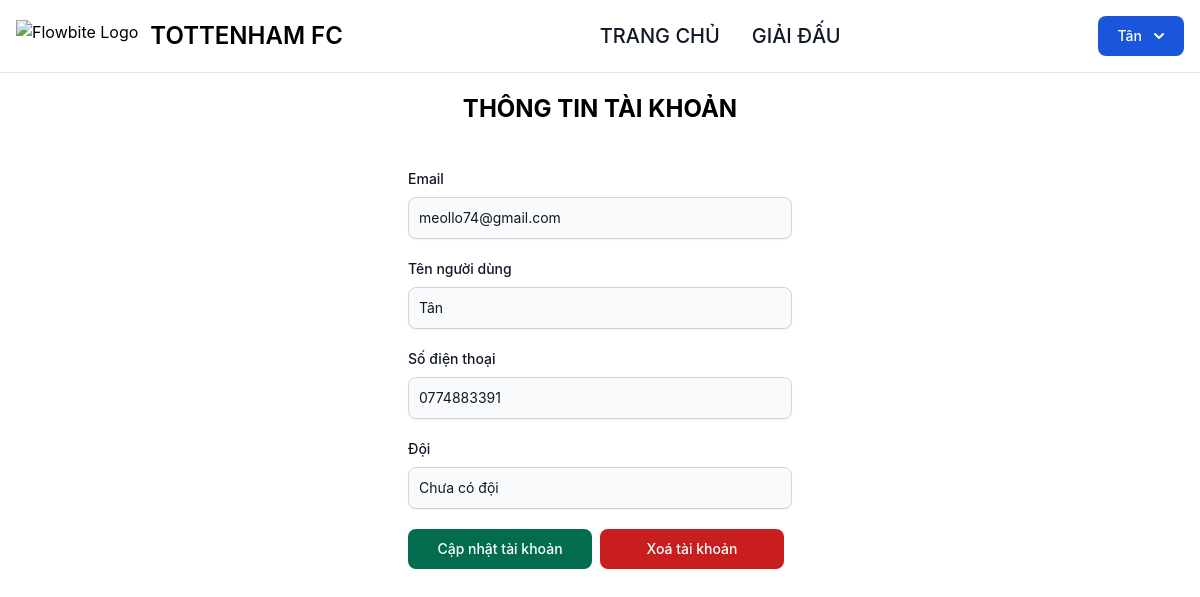
The page /user/info.php (signed in) on the database as committed earlier.
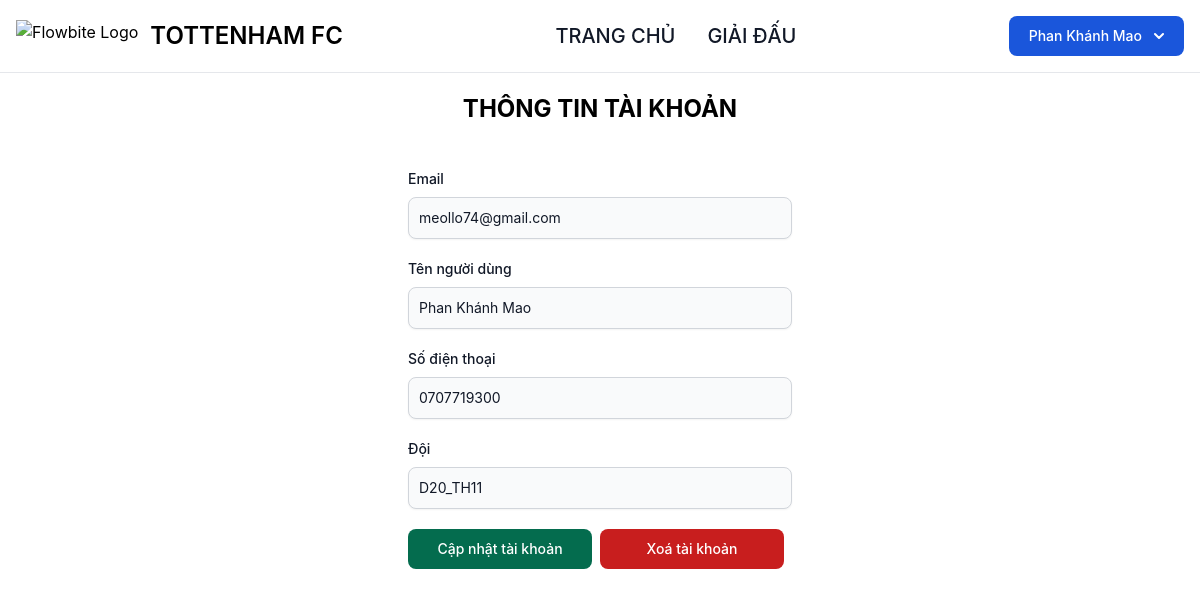
The same page on the database as committed later.
### tables this page shows
CREATE TABLE IF NOT EXISTS `customer` (
  `id` int(11) NOT NULL AUTO_INCREMENT,
  `name` varchar(255) NOT NULL,
  `phone` varchar(15) NOT NULL,
  `team_id` int(11) DEFAULT NULL,
  `user_id` int(11) DEFAULT NULL,
  PRIMARY KEY (`id`),
  KEY `customer_team_id_fk` (`team_id`),
  KEY `customer_user_id_fk` (`user_id`)
);

CREATE TABLE IF NOT EXISTS `user` (
  `id` int(11) NOT NULL AUTO_INCREMENT,
  `deleted` tinyint(1) DEFAULT '0',
  `email` varchar(255) NOT NULL,
  `password` varchar(255) NOT NULL,
  `role_id` int(11) NOT NULL,
  PRIMARY KEY (`id`),
  KEY `user_role_id_fk` (`role_id`)
);

CREATE TABLE IF NOT EXISTS `team` (
  `id` int(11) NOT NULL AUTO_INCREMENT,
  `name` varchar(255) NOT NULL,
  `deleted` tinyint(1) NOT NULL DEFAULT '0',
  `info_team` varchar(255) DEFAULT NULL,
  `group` char(1) DEFAULT NULL,
  `isWinner` int(11) NOT NULL DEFAULT '0',
  `point` int(11) DEFAULT '0',
  `tournament_id` int(11) DEFAULT NULL,
  PRIMARY KEY (`id`),
  KEY `team_tournament_id_fk` (`tournament_id`)
);

### Classes/Db.class.php (called while the page is built, shortened)
<?php
class Db
{
	private $dbh = null;
	public function __construct()
	{
		$driver = "mysql:host=" . HOST . "; dbname=" . DB_NAME;
		try {
			$this->dbh = new PDO($driver, DB_USER, DB_PASS);
			$this->dbh->query("set names 'utf8' ");
		} catch (PDOException $e) {
			echo 'có lỗi xảy ra';
			exit();
		}
	}
	public function __destruct()
	{
		$this->dbh = null;
	}
	private function query($sql, $arr = array(), $mode = PDO::FETCH_ASSOC)
	{
		$stm = $this->dbh->prepare($sql);
		if (!$stm->execute($arr)) {
			echo "Sql lỗi.";
			exit;
		}
		return $stm->fetchAll($mode);
	}
	public function select($sql,  $arr = array(), $mode = PDO::FETCH_ASSOC)
	{
		return $this->query($sql, $arr, $mode);
	}
}

### Classes/User.class.php (called while the page is built, shortened)
<?php
class User extends DB
{
    public function getInfoUserById($id, $email){
        $query = "SELECT user.id, user.deleted, user.email, customer.name as cus_name,phone,team_id FROM user
        JOIN customer ON user.id = customer.user_id
         WHERE customer.id = :id and user.email = :email";
        $params = array(":id" => $id, ":email" => $email);
        $result = $this->select($query, $params);
        if($result){
            return $result[0];
        }else{
            echo '<p class="text-lg font-bold text-red-500">Không tìm thấy thông tin người dùng</p>';
        }
    }
    public function getTeamById($id){
        $query = "SELECT * FROM team WHERE id = :id";
        $params = array(":id" => $id);
        $result = $this->select($query, $params);
        if($result){
            return $result[0];
        }else{
            false;
        }
    }
}

### user/info.php (the view, shortened to what the changed rows need)
<!DOCTYPE html>
<html lang="en">
<head>
    <link rel="stylesheet" href="../css//output.css">
    <link href="https://cdnjs.cloudflare.com/ajax/libs/flowbite/2.3.0/flowbite.min.css" rel="stylesheet" />
</head>
<body>
    <?php require_once("../include/header.php") ?>
    <div class="main mt-5">
        <?php
        $id = $_SESSION['cus_id'];
        $email = $_SESSION['email'];
        $user = new User;
        $info = $user->getInfoUserById($id, $email);
        $team_id = $info['team_id'];
        $team = $user->getTeamById($team_id);
        ?>
        <div class=" py-6 mt-5">
            <form action="info.php" method="POST" class="max-w-sm mx-auto">
                <div class="mb-5">
                    <label for="email" class="block mb-2 text-sm font-medium text-gray-900 dark:text-white">Email</label>
                    <input type="email" id="email" name="email" aria-label="disabled input" value="<?php echo $info['email']; ?>" class="shadow-sm bg-gray-50 border border-gray-300 text-gray-900 text-sm rounded-lg focus:ring-blue-500 focus:border-blue-500 block w-full p-2.5 dark:bg-gray-700 dark:border-gray-600 dark:placeholder-gray-400 dark:text-white dark:focus:ring-blue-500 dark:focus:border-blue-500 dark:shadow-sm-light" disabled />
                </div>
                <div class="mb-5">
                    <label for="fname" class="block mb-2 text-sm font-medium text-gray-900 dark:text-white">Tên người dùng</label>
                    <input type="text" id="fname" name="fname" value="<?php echo $info['cus_name']; ?>" class="shadow-sm bg-gray-50 border border-gray-300 text-gray-900 text-sm rounded-lg focus:ring-blue-500 focus:border-blue-500 block w-full p-2.5 dark:bg-gray-700 dark:border-gray-600 dark:placeholder-gray-400 dark:text-white dark:focus:ring-blue-500 dark:focus:border-blue-500 dark:shadow-sm-light" required />
                </div>
                <div class="mb-5">
                    <label for="phone" class="block mb-2 text-sm font-medium text-gray-900 dark:text-white">Số điện thoại</label>
                    <input type="text" max="10" id="phone" name="phone" value="<?php echo $info['phone']; ?>" class="shadow-sm bg-gray-50 border border-gray-300 text-gray-900 text-sm rounded-lg focus:ring-blue-500 focus:border-blue-500 block w-full p-2.5 dark:bg-gray-700 dark:border-gray-600 dark:placeholder-gray-400 dark:text-white dark:focus:ring-blue-500 dark:focus:border-blue-500 dark:shadow-sm-light" required />
                </div>
                <div class="mb-5">
                    <label for="team" class="block mb-2 text-sm font-medium text-gray-900 dark:text-white">Đội</label>
                    <input type="text" id="team" name="team" aria-label="disabled input" value="<?php echo $team['name'] ?? 'Chưa có đội'; ?>" class="shadow-sm bg-gray-50 border border-gray-300 text-gray-900 text-sm rounded-lg focus:ring-blue-500 focus:border-blue-500 block w-full p-2.5 dark:bg-gray-700 dark:border-gray-600 dark:placeholder-gray-400 dark:text-white dark:focus:ring-blue-500 dark:focus:border-blue-500 dark:shadow-sm-light" disabled />
                </div>
            </form>
        </div>
    </div>
</body>
</html>

### include/header.php (shortened to what the changed rows need)
<nav class="bg-white dark:bg-gray-900 sticky w-full z-20 top-0 start-0 border-b border-gray-200 dark:border-gray-600">
    <div class="max-w-screen-xl flex flex-wrap items-center justify-between mx-auto p-4">
        <div class="flex md:order-2 space-x-3 md:space-x-0 rtl:space-x-reverse">
            <?php
            $db = new Db();
            if (empty($_SESSION['email'])) {
            ?>
                <button type="button" onClick="handleLogin()" class="text-gray-900 bg-white border border-gray-300 focus:outline-none hover:bg-gray-100 focus:ring-4 focus:ring-gray-100 font-medium rounded-lg text-sm px-5 py-2.5 me-2 mb-2 dark:bg-gray-800 dark:text-white dark:border-gray-600 dark:hover:bg-gray-700 dark:hover:border-gray-600 dark:focus:ring-gray-700">
                    Đăng nhập
                </button>
                <button data-collapse-toggle="navbar-sticky" type="button" class="inline-flex items-center p-2 w-10 h-10 justify-center text-sm text-gray-500 rounded-lg md:hidden hover:bg-gray-100 focus:outline-none focus:ring-2 focus:ring-gray-200 dark:text-gray-400 dark:hover:bg-gray-700 dark:focus:ring-gray-600" aria-controls="navbar-sticky" aria-expanded="false">
                    <span class="sr-only">Open main menu</span>
                    <svg class="w-5 h-5" aria-hidden="true" xmlns="http://www.w3.org/2000/svg" fill="none" viewBox="0 0 17 14">
                        <path stroke="currentColor" stroke-linecap="round" stroke-linejoin="round" stroke-width="2" d="M1 1h15M1 7h15M1 13h15" />
                    </svg>
                </button>
            <?php } else {
                $sql = "SELECT * from user JOIN customer ON user.id = customer.user_id where email = :email";
                $arr = array(':email' => $_SESSION['email']);
                $users = $db->select($sql, $arr);
                if($users > 0 ){
                    $user = $users[0];
            ?>
                <button id="dropdownHoverButton" data-dropdown-toggle="dropdownHover" data-dropdown-trigger="hover" class="text-white bg-blue-700 hover:bg-blue-800 focus:ring-4 focus:outline-none focus:ring-blue-300 font-medium rounded-lg text-sm px-5 py-2.5 text-center inline-flex items-center dark:bg-blue-600 dark:hover:bg-blue-700 dark:focus:ring-blue-800" type="button">
                    <?php echo $user['name'] ?>
                    <svg class="w-2.5 h-2.5 ms-3" aria-hidden="true" xmlns="http://www.w3.org/2000/svg" fill="none" viewBox="0 0 10 6">
                        <path stroke="currentColor" stroke-linecap="round" stroke-linejoin="round" stroke-width="2" d="m1 1 4 4 4-4" />
                    </svg>
                </button>
            <?php }
        } ?>
        </div>
    </div>
</nav>

Rows that differ between the two databases and show on the page:
changed customer "meollo74@gmail.com": name "Tân" → "Phan Khánh Mao"; fname "Tân" → "Phan Khánh Mao"; phone "0774883391" → "0707719300"
added team: team "D20_TH11"
Other text that changed with them:
form field team: "Chưa có đội" → (not shown)
